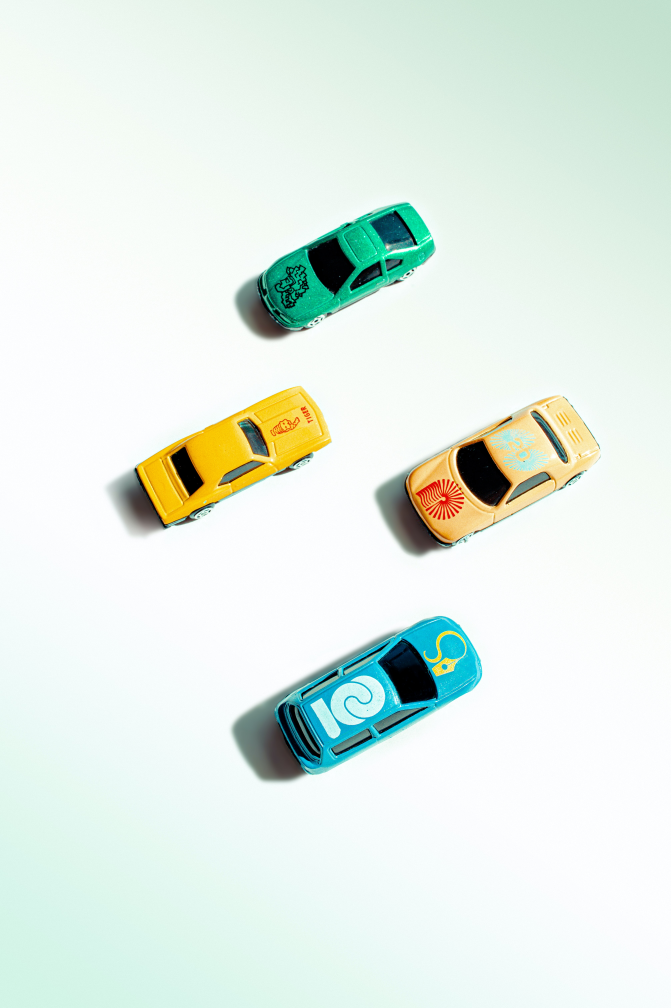
#> input picture cars.jpg, 4024 x 6048 px (shown at 1/6 size)
$ python size.py
#> lines starting #> are read from the running program, lines starting #| are printed output that depends on the picture
from multiprocessing.connection import wait
import cv2

img = cv2.imread("cars.jpg")
#> img is the input picture: shape (6048, 4024, 3); mean B, G, R 230.4, 238.4, 226.7
shape = img.shape
#> shape = (6048, 4024, 3)
aspect_ratio = shape[1]/shape[0]
#> aspect_ratio = 0.665
small_size = (int(480*aspect_ratio), 480)
#> small_size = (319, 480)

#resize the image
imgResize = cv2.resize(img,small_size)
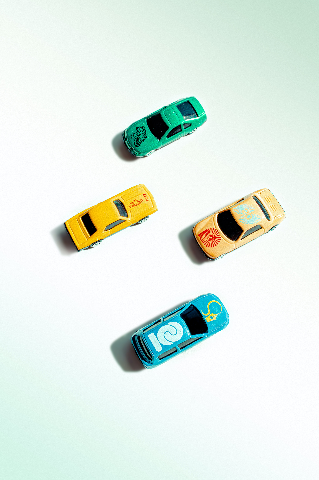
#> imgResize: shape (480, 319, 3); mean B, G, R 230.3, 238.3, 226.6

#cropped image
imgCropped = img[0:4080, 0:2080]
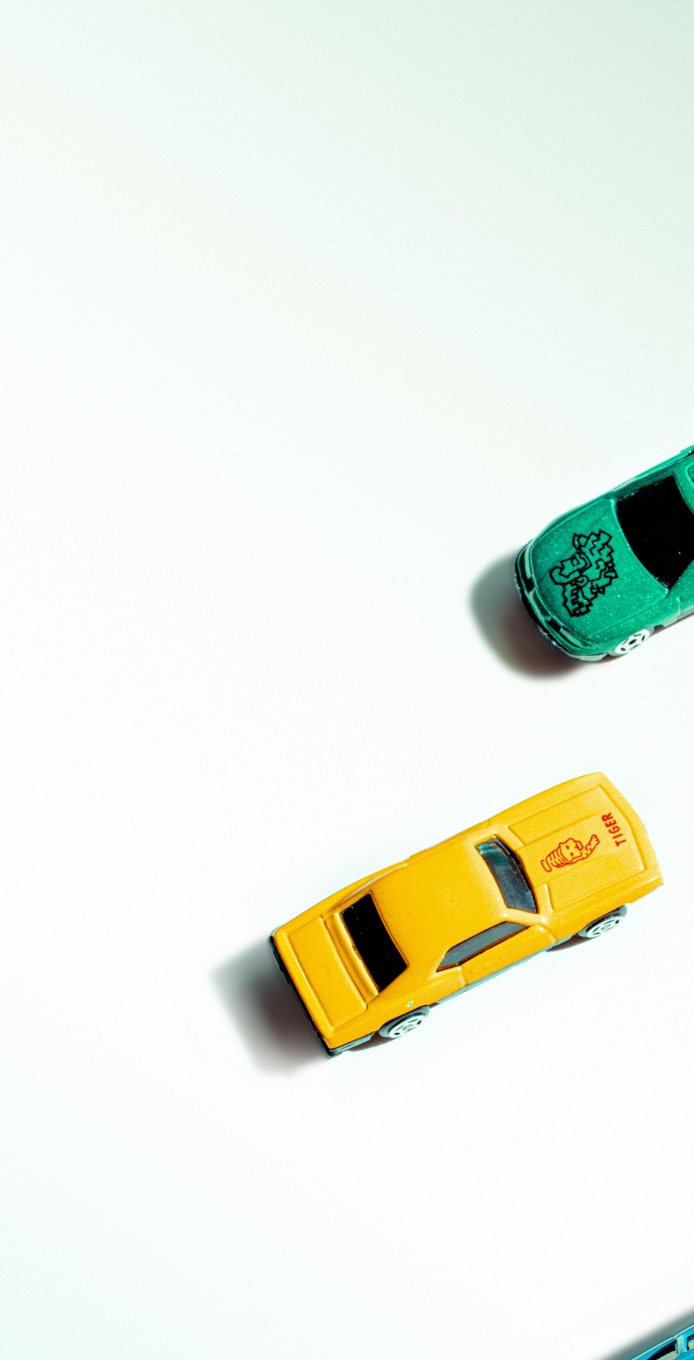
#> imgCropped: shape (4080, 2080, 3) (shown at 1/3 size); mean B, G, R 229.3, 240.1, 235.1

# cv2.imshow("Image",img)
# cv2.imshow("Resized Image",imgResize)
cv2.imshow("Cropped Image",imgCropped)

cv2.waitKey(0)
